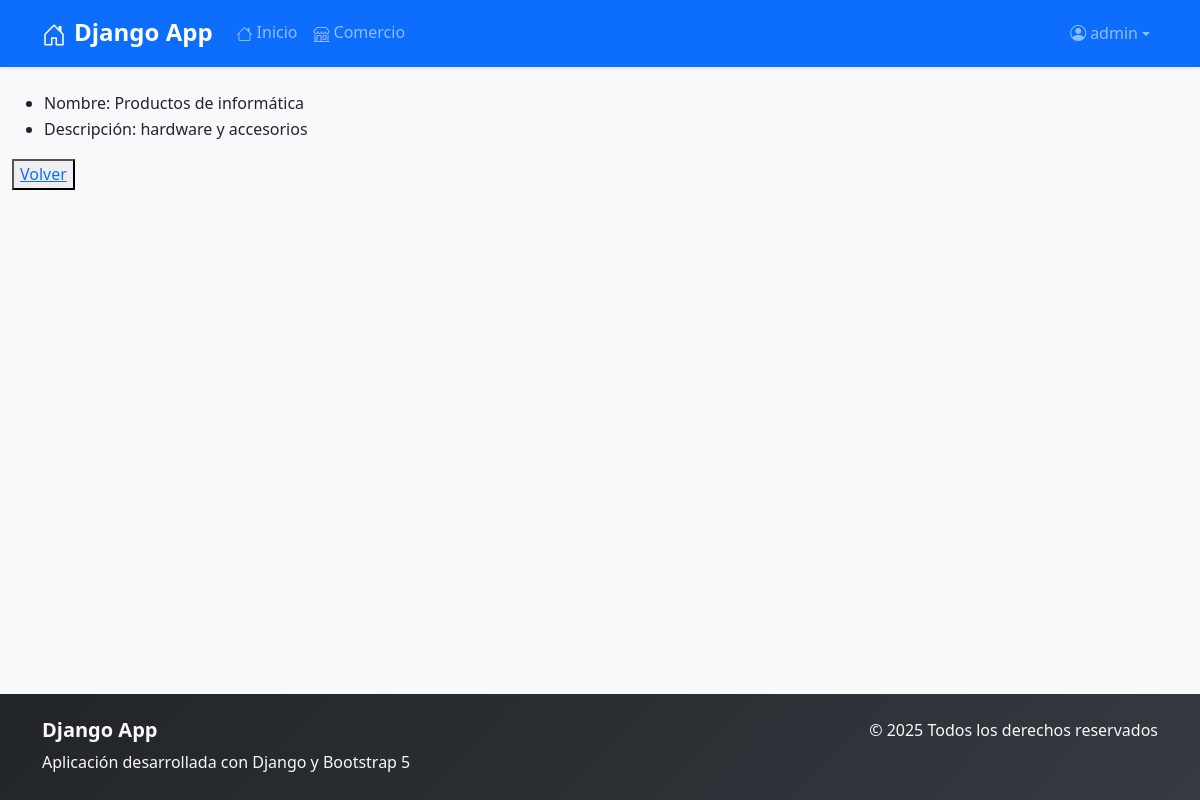
/comercio/productocategoria/detail/7 (signed in), run on the app's committed database.
### comercio/models.py (models this page shows, shortened)
class ProductoCategoria(models.Model):
    nombre = models.CharField(max_length=100, unique=True)
    descripcion = models.TextField(verbose_name="descripción", blank=True, null=True)
    class Meta:
        verbose_name = "Categoría de Producto"
        verbose_name_plural = "Categorías de Productos"

### comercio/views/productocategoria_crud.py (the view)
class ProductoCategoriaDetail(DetailView):
    model = ProductoCategoria
    template_name = "comercio/productocategoria/productocategoria_detail.html"

### comercio/templates/comercio/productocategoria/productocategoria_detail.html (shortened to what this page needs)
{% extends 'core/base.html' %}
{% block content %}
    <ul>
        <li>Nombre: {{ object.nombre }}</li>
        <li>Descripción: {{ object.descripcion }}</li>
    </ul>
    <button>
        <a href="{% url 'comercio:productocategoria_list' %}">Volver</a>
    </button>
{% endblock content %}

### core/templates/core/components/navbar.html (shortened to what this page needs)
<nav class="navbar navbar-expand-lg navbar-dark bg-primary shadow-sm">
    <div class="container">
        <a class="navbar-brand fw-bold" href="{% url 'core:index' %}">
            <i class="bi bi-house-door me-2"></i>Django App
        </a>
        <div class="collapse navbar-collapse" id="navbarNav">
            <ul class="navbar-nav me-auto">
                <li class="nav-item">
                    <a class="nav-link" href="{% url 'core:index' %}">
                        <i class="bi bi-house me-1"></i>Inicio
                    </a>
                </li>
                <li class="nav-item">
                    <a class="nav-link" href="{% url 'comercio:index' %}">
                        <i class="bi bi-shop me-1"></i>Comercio
                    </a>
                </li>
            </ul>
            <ul class="navbar-nav">
                {% if user.is_authenticated %}
                    <li class="nav-item dropdown">
                        <a class="nav-link dropdown-toggle d-flex align-items-center" href="#" id="navbarDropdown" role="button" data-bs-toggle="dropdown" aria-expanded="false">
                            <i class="bi bi-person-circle me-1"></i>{{ user.username }}
                        </a>
                    </li>
                {% else %}
                    <li class="nav-item">
                        <a class="nav-link" href="{% url 'core:login' %}">
                            <i class="bi bi-box-arrow-in-right me-1"></i>Iniciar Sesión
                        </a>
                    </li>
                {% endif %}
            </ul>
        </div>
    </div>
</nav>

### core/static/css/style.css (style rules this page uses)
:root { --primary-color: #0d6efd; --secondary-color: #6c757d; --success-color: #198754; --danger-color: #dc3545; --warning-color: #ffc107; --info-color: #0dcaf0; --light-color: #f8f9fa; --dark-color: #212529; --border-radius: 0.375rem; --box-shadow: 0 0.125rem 0.25rem rgba(0, 0, 0, 0.075); --box-shadow-lg: 0 1rem 3rem rgba(0, 0, 0, 0.175); }
body { font-family: 'Segoe UI', Tahoma, Geneva, Verdana, sans-serif; line-height: 1.6; color: var(--dark-color); }
.navbar { box-shadow: var(--box-shadow); }
.navbar-brand { font-weight: 700; font-size: 1.5rem; }
.nav-link { font-weight: 500; transition: color 0.3s ease; }
.bi { vertical-align: -0.125em; }

### data on the page
ProductoCategoria: nombre "Productos de informática", descripcion "hardware y accesorios"

### other printed values
{{ user.username }} "admin"
